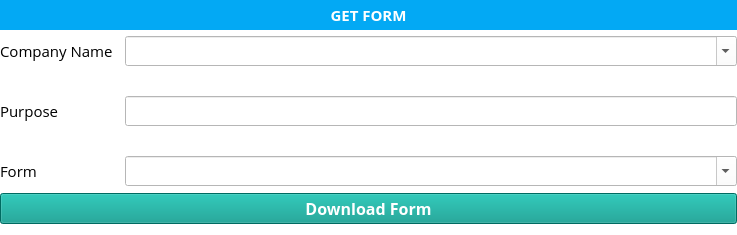
<?xml version="1.0" encoding="UTF-8"?>
<ui version="4.0">
 <class>Form</class>
 <widget class="QWidget" name="Form">
  <property name="geometry">
   <rect>
    <x>0</x>
    <y>0</y>
    <width>737</width>
    <height>235</height>
   </rect>
  </property>
  <property name="windowTitle">
   <string>Form</string>
  </property>
  <property name="styleSheet">
   <string notr="true">background-color: rgb(255, 255, 255);</string>
  </property>
  <layout class="QGridLayout" name="gridLayout">
   <property name="leftMargin">
    <number>0</number>
   </property>
   <property name="topMargin">
    <number>0</number>
   </property>
   <property name="rightMargin">
    <number>0</number>
   </property>
   <item row="2" column="0">
    <widget class="QWidget" name="widget" native="true">
     <property name="font">
      <font>
       <family>Open Sans</family>
       <pointsize>11</pointsize>
       <stylestrategy>PreferAntialias</stylestrategy>
      </font>
     </property>
     <layout class="QFormLayout" name="formLayout">
      <property name="horizontalSpacing">
       <number>12</number>
      </property>
      <property name="verticalSpacing">
       <number>30</number>
      </property>
      <property name="leftMargin">
       <number>0</number>
      </property>
      <property name="topMargin">
       <number>0</number>
      </property>
      <property name="rightMargin">
       <number>0</number>
      </property>
      <property name="bottomMargin">
       <number>0</number>
      </property>
      <item row="2" column="0">
       <widget class="QLabel" name="label_3">
        <property name="font">
         <font>
          <family>Open Sans</family>
          <pointsize>11</pointsize>
          <stylestrategy>PreferAntialias</stylestrategy>
         </font>
        </property>
        <property name="text">
         <string>Purpose</string>
        </property>
       </widget>
      </item>
      <item row="2" column="1">
       <widget class="QLineEdit" name="Purpose">
        <property name="font">
         <font>
          <family>Open Sans</family>
          <pointsize>11</pointsize>
          <stylestrategy>PreferAntialias</stylestrategy>
         </font>
        </property>
       </widget>
      </item>
      <item row="1" column="1">
       <widget class="QComboBox" name="CompanySelect">
        <property name="font">
         <font>
          <family>Open Sans</family>
          <pointsize>11</pointsize>
          <stylestrategy>PreferAntialias</stylestrategy>
         </font>
        </property>
        <property name="editable">
         <bool>true</bool>
        </property>
       </widget>
      </item>
      <item row="1" column="0">
       <widget class="QLabel" name="label_4">
        <property name="font">
         <font>
          <family>Open Sans</family>
          <pointsize>11</pointsize>
          <stylestrategy>PreferAntialias</stylestrategy>
         </font>
        </property>
        <property name="text">
         <string>Company Name</string>
        </property>
       </widget>
      </item>
      <item row="3" column="0">
       <widget class="QLabel" name="label_2">
        <property name="font">
         <font>
          <family>Open Sans</family>
          <pointsize>11</pointsize>
          <stylestrategy>PreferAntialias</stylestrategy>
         </font>
        </property>
        <property name="text">
         <string>Form</string>
        </property>
       </widget>
      </item>
      <item row="3" column="1">
       <widget class="QComboBox" name="FormSelect">
        <property name="font">
         <font>
          <family>Open Sans</family>
          <pointsize>11</pointsize>
          <stylestrategy>PreferAntialias</stylestrategy>
         </font>
        </property>
        <property name="editable">
         <bool>true</bool>
        </property>
       </widget>
      </item>
     </layout>
    </widget>
   </item>
   <item row="0" column="0">
    <widget class="QLabel" name="Title">
     <property name="maximumSize">
      <size>
       <width>16777215</width>
       <height>30</height>
      </size>
     </property>
     <property name="font">
      <font>
       <family>Open Sans</family>
       <pointsize>11</pointsize>
       <weight>75</weight>
       <bold>true</bold>
       <stylestrategy>PreferAntialias</stylestrategy>
      </font>
     </property>
     <property name="styleSheet">
      <string notr="true">background-color: rgb(3,169,244);
color: rgb(255, 255, 255);</string>
     </property>
     <property name="text">
      <string>GET FORM</string>
     </property>
     <property name="alignment">
      <set>Qt::AlignCenter</set>
     </property>
    </widget>
   </item>
   <item row="3" column="0">
    <widget class="QPushButton" name="DownloadForm">
     <property name="font">
      <font>
       <family>Open Sans</family>
       <pointsize>12</pointsize>
       <weight>75</weight>
       <bold>true</bold>
       <stylestrategy>PreferAntialias</stylestrategy>
      </font>
     </property>
     <property name="styleSheet">
      <string notr="true">background-color: rgb(0,150,136);
color: rgb(255, 255, 255);</string>
     </property>
     <property name="text">
      <string>Download Form</string>
     </property>
    </widget>
   </item>
  </layout>
 </widget>
 <resources/>
 <connections/>
</ui>
